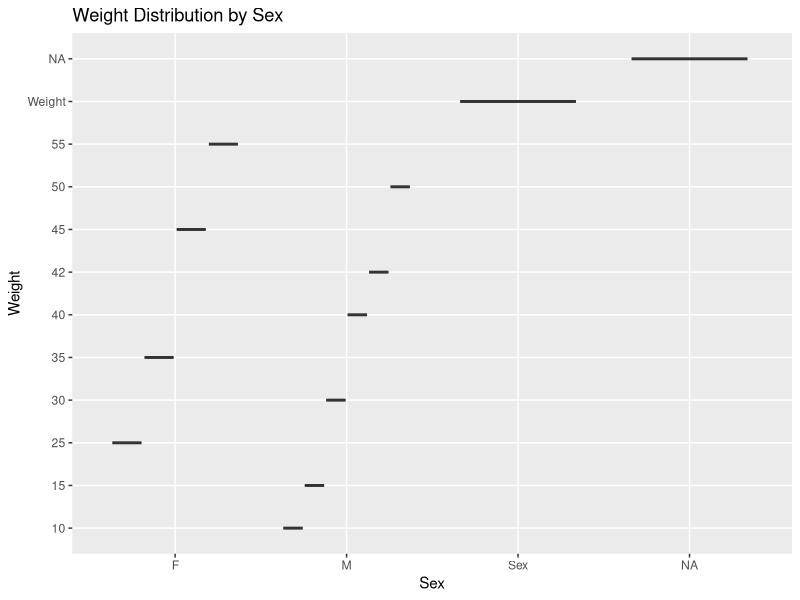

This figure's R source:
# Load required libraries
library(dplyr)
library(ggplot2)
library(readr)

# Read CSV file
data <- read_csv("data.csv")

# Define output file
output_file <- "outputs_R_5.txt"

# Function: Group by Species and Calculate Mean Weight
mean_weight_by_species <- data %>%
  group_by(Species) %>%
  summarise(Mean_Weight = mean(Weight, na.rm = TRUE))

write("Group by Species and Calculate Mean Weight:", file = output_file)
write.table(mean_weight_by_species, file = output_file, append = TRUE, sep = "\t", row.names = FALSE)

# Function: Sorting the Data by Weight
sorted_data <- data %>% arrange(desc(Weight))

write("\nSorting the Data by Weight:", file = output_file, append = TRUE)
write.table(sorted_data, file = output_file, append = TRUE, sep = "\t", row.names = FALSE)

# Function: Count the Number of Males and Females
gender_count <- data %>%
  group_by(Sex) %>%
  summarise(Count = n())

write("\nCount the Number of Males and Females:", file = output_file, append = TRUE)
write.table(gender_count, file = output_file, append = TRUE, sep = "\t", row.names = FALSE)

# Function: Plotting Weight Distribution by Sex
plot <- ggplot(data, aes(x = Sex, y = Weight)) +
  geom_boxplot(fill = "lightblue") +
  ggtitle("Weight Distribution by Sex")

ggsave("weight_distribution.png", plot)

write("\nPlot saved as weight_distribution.png", file = output_file, append = TRUE)
